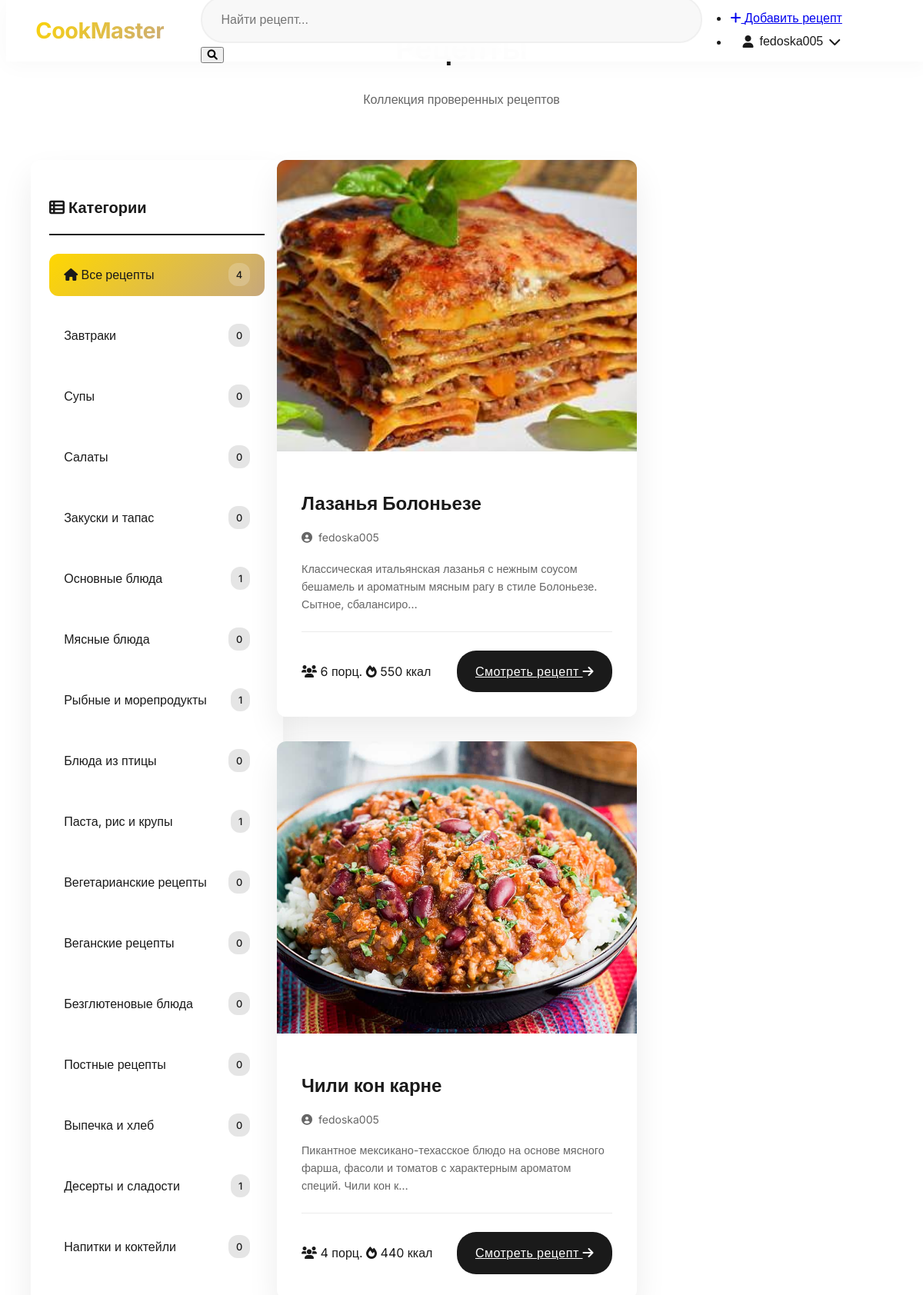
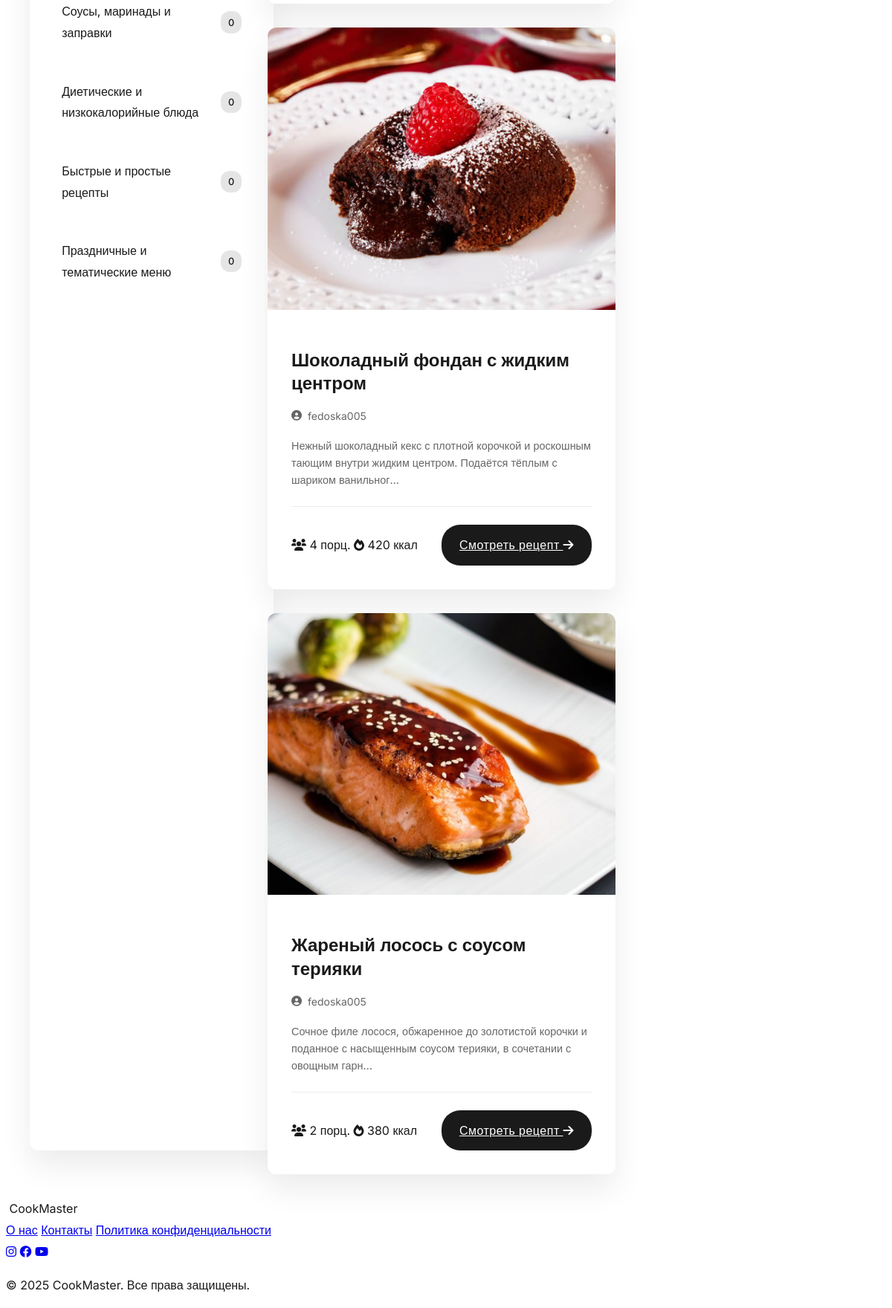
Screenshot of / (signed in) with the database file from the repository (2 pictures, top to bottom).
### recipes/models.py (models this page shows, shortened)
class Category(models.Model):
    name = models.CharField(max_length=200, unique=True)  # Название категории
    description = models.TextField(blank=True, null=True)  # Описание категории (необязательное поле)

class Recipe(models.Model):
    DIFFICULTY_CHOICES = [
        ('easy', 'Легкий'),
        ('medium', 'Средний'),
        ('hard', 'Сложный'),
    ]
    title = models.CharField(max_length=255, verbose_name="Название")
    description = models.TextField(verbose_name="Описание")
    ingredients = models.TextField(verbose_name="Ингредиенты", help_text="Каждый ингредиент с новой строки")
    cooking_steps = models.TextField(verbose_name="Шаги приготовления", help_text="Каждый шаг с новой строки")
    cooking_time = models.CharField(max_length=100, blank=True, null=True, verbose_name="Время готовки") # в минутах
    image = models.ImageField(upload_to='recipes/images/', blank=True, null=True, verbose_name="Фото")
    author = models.ForeignKey(User, on_delete=models.CASCADE, verbose_name="Автор")
    created_at = models.DateTimeField(auto_now_add=True, verbose_name="Дата создания")
    category = models.ManyToManyField(
        Category,
        through='RecipeCategory',
        related_name='recipes',
        verbose_name="Категории"
    )   # Связь с категорией
    difficulty = models.CharField(
        max_length=10,
        choices=DIFFICULTY_CHOICES,
        default='medium',
        verbose_name="Сложность"
    )
    servings = models.PositiveIntegerField(default=1, verbose_name="Порции")
    calories = models.PositiveIntegerField(default=0, verbose_name="Калории")
    class Meta:
        verbose_name = "Рецепт"
        verbose_name_plural = "Рецепты"

### recipes/views.py (the view)
# urls.py: path('', views.home, name='home'),
def home(request):
    categories = Category.objects.annotate(recipe_count=Count('recipes'))
    recipes = Recipe.objects.all()
    selected_category = request.GET.get('category')
    if selected_category:
        recipes = recipes.filter(category__name=selected_category)
    context = {
        'recipes': recipes,
        'categories': categories,
        'selected_category': selected_category
    }
    return render(request, 'recipes/index.html', context)

### recipes/templates/recipes/index.html (shortened to what this page needs)
{% extends "base.html" %}
{% block content %}
<div class="page-container">
    <div class="page-header">
        <h1 class="page-title">Рецепты</h1>
        <p class="page-subtitle">Коллекция проверенных рецептов</p>
    </div>
    <div class="content-layout">
        <aside class="category-sidebar">
            <div class="category-filter">
                <h3><i class="fas fa-th-list"></i> Категории</h3>
                <div class="category-list">
                    <a href="{% url 'recipes:home' %}" class="category-item {% if not selected_category %}active{% endif %}">
                        <span><i class="fas fa-home"></i> Все рецепты</span>
                        <span class="category-count">{{ recipes.count }}</span>
                    </a>
                    {% for cat in categories %}
                    <a href="{% url 'recipes:category' cat.name %}"
                       class="category-item {% if selected_category == cat.name %}active{% endif %}">
                        <span>{{ cat.name }}</span>
                        <span class="category-count">{{ cat.recipes.count }}</span>
                    </a>
                    {% endfor %}
                </div>
            </div>
        </aside>
        <div class="recipe-content">
            <div class="recipe-grid">
                {% for recipe in recipes %}
                <article class="recipe-card">
                    <div class="recipe-card__image">
                        {% if recipe.image %}
                            <img src="{{ recipe.image.url }}" alt="{{ recipe.title }}" loading="lazy">
                        {% else %}
                            <div class="recipe-card__image-placeholder">
                                <i class="fas fa-utensils"></i>
                            </div>
                        {% endif %}
                        <div class="recipe-card__badges">
                            <span class="recipe-card__time">
                            </span>
                        </div>
                    </div>
                    <div class="recipe-card__content">
                        <h2 class="recipe-card__title">{{ recipe.title }}</h2>
                        <div class="recipe-card__author">
                            <i class="fas fa-user-circle"></i>
                            <span>{{ recipe.author }}</span>
                        </div>
                        <p class="recipe-card__description">{{ recipe.description|truncatechars:120 }}</p>
                        <div class="recipe-card__meta">
                            <div class="recipe-card__stats">
                                <span><i class="fas fa-users"></i> {{ recipe.servings }} порц.</span>
                                <span><i class="fas fa-fire"></i> {{ recipe.calories }} ккал</span>
                            </div>
                            <a href="{% url 'recipes:recipe_detail' recipe.id %}" class="recipe-card__button">
                                Смотреть рецепт
                                <i class="fas fa-arrow-right"></i>
                            </a>
                        </div>
                    </div>
                </article>
                {% endfor %}
            </div>
        </div>
    </div>
</div>
{% endblock %}

### recipes/templates/base.html (shortened to what this page needs)
{% load static %}
<!DOCTYPE html>
<html lang="ru">
<head>
    <link rel="stylesheet" href="https://cdnjs.cloudflare.com/ajax/libs/font-awesome/6.0.0/css/all.min.css">
    <link rel="stylesheet" href="{% static 'css/style.css' %}">
</head>
<body>
    <header class="header">
        <div class="container">
            <nav class="nav">
                <a href="{% url 'recipes:home' %}" class="logo">
                     CookMaster
                </a>
                <form class="search-form" action="{% url 'recipes:search' %}" method="GET">
                    <input type="text" name="q" placeholder="Найти рецепт..." class="search-input">
                    <button type="submit" class="search-button">
                        <i class="fas fa-search"></i>
                    </button>
                </form>
                <ul class="nav-links">
                    {% if user.is_authenticated %}
                    <li><a href="{% url 'recipes:add_recipe' %}" class="btn btn-primary">
                        <i class="fas fa-plus"></i> Добавить рецепт
                    </a></li>
                    <li class="profile-dropdown">
                        <button class="profile-btn">
                            <i class="fas fa-user"></i> {{ user.username }}
                            <i class="fas fa-chevron-down"></i>
                        </button>
                    </li>
                    {% else %}
                    <li><button class="btn btn-login" onclick="openModal('loginModal')">Войти</button></li>
                    <li><button class="btn btn-signup" onclick="openModal('signupModal')">Регистрация</button></li>
                    {% endif %}
                </ul>
            </nav>
        </div>
    </header>
    <main class="main">
        <div class="container">
            {% block content %}{% endblock %}
        </div>
    </main>
    <footer class="footer">
        <div class="container">
            <div class="footer-content">
                <div class="footer-logo">
                     CookMaster
                </div>
                <div class="footer-links">
                    <a href="#">О нас</a>
                    <a href="#">Контакты</a>
                    <a href="#">Политика конфиденциальности</a>
                </div>
                <div class="footer-social">
                    <a href="#"><i class="fab fa-instagram"></i></a>
                    <a href="#"><i class="fab fa-facebook"></i></a>
                    <a href="#"><i class="fab fa-youtube"></i></a>
                </div>
            </div>
            <div class="footer-bottom">
                <p>© {% now "Y" %} CookMaster. Все права защищены.</p>
            </div>
        </div>
    </footer>
</body>
</html>

### rows the page displays
Category: name "Завтраки", recipes.count "0"
Category: name "Супы", recipes.count "0"
Category: name "Салаты", recipes.count "0"
Category: name "Закуски и тапас", recipes.count "0"
Category: name "Основные блюда", recipes.count "1"
Category: name "Мясные блюда", recipes.count "0"
Category: name "Рыбные и морепродукты", recipes.count "1"
Category: name "Блюда из птицы", recipes.count "0"
Category: name "Паста, рис и крупы", recipes.count "1"
Category: name "Вегетарианские рецепты", recipes.count "0"
Category: name "Веганские рецепты", recipes.count "0"
Category: name "Безглютеновые блюда", recipes.count "0"
Category: name "Постные рецепты", recipes.count "0"
Category: name "Выпечка и хлеб", recipes.count "0"
Category: name "Десерты и сладости", recipes.count "1"
Category: name "Напитки и коктейли", recipes.count "0"
Category: name "Соусы, маринады и заправки", recipes.count "0"
Category: name "Диетические и низкокалорийные блюда", recipes.count "0"
Category: name "Быстрые и простые рецепты", recipes.count "0"
Category: name "Праздничные и тематические меню", recipes.count "0"
Recipe: image (picture), title "Лазанья Болоньезе", author "fedoska005", description "Классическая итальянская лазанья с нежным соусом бешамель и ароматным мясным рагу в стиле Болоньезе. Сытное, сбалансиро…", servings "6", calories "550"
Recipe: image (picture), title "Чили кон карне", author "fedoska005", description "Пикантное мексикано-техасское блюдо на основе мясного фарша, фасоли и томатов с характерным ароматом специй. Чили кон к…", servings "4", calories "440"
Recipe: image (picture), title "Шоколадный фондан с жидким центром", author "fedoska005", description "Нежный шоколадный кекс с плотной корочкой и роскошным тающим внутри жидким центром. Подаётся тёплым с шариком ванильног…", servings "4", calories "420"
Recipe: image (picture), title "Жареный лосось с соусом терияки", author "fedoska005", description "Сочное филе лосося, обжаренное до золотистой корочки и поданное с насыщенным соусом терияки, в сочетании с овощным гарн…", servings "2", calories "380"

### other values shown
{{ user.username }} "fedoska005"
{{ recipes.count }} "4"
